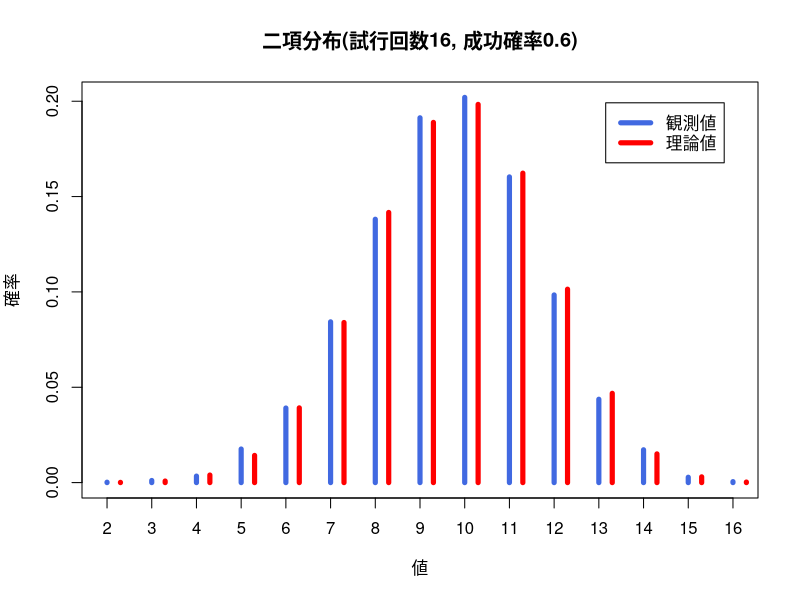
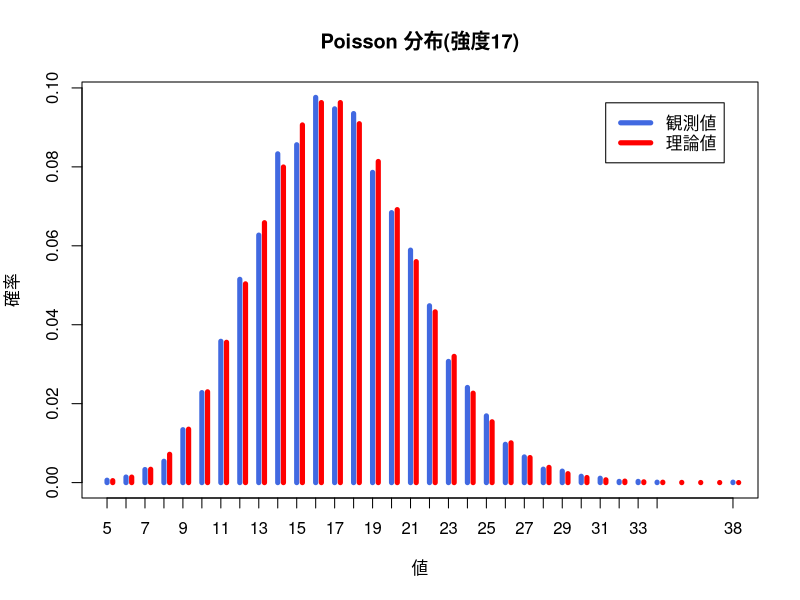
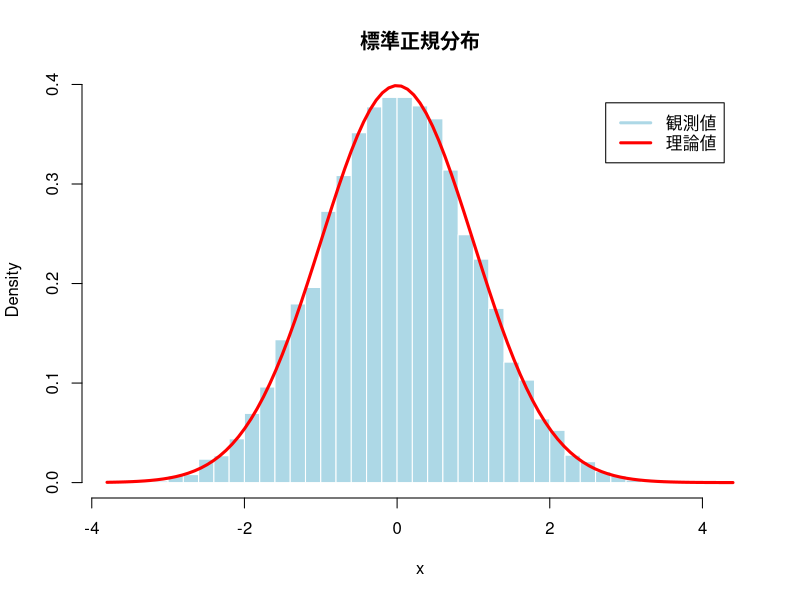
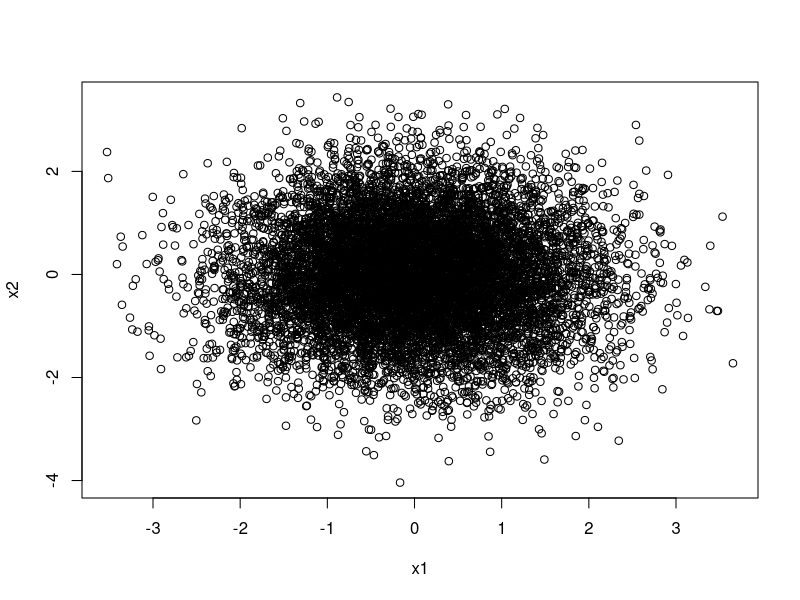
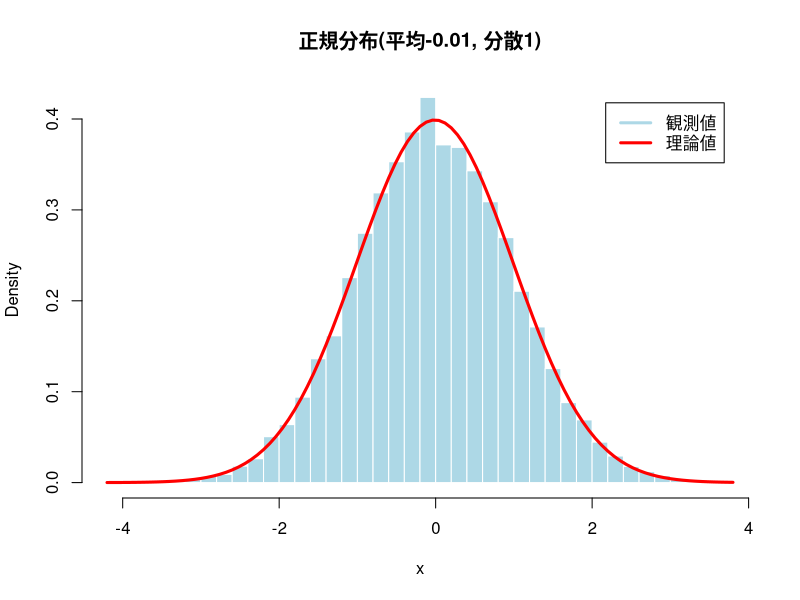
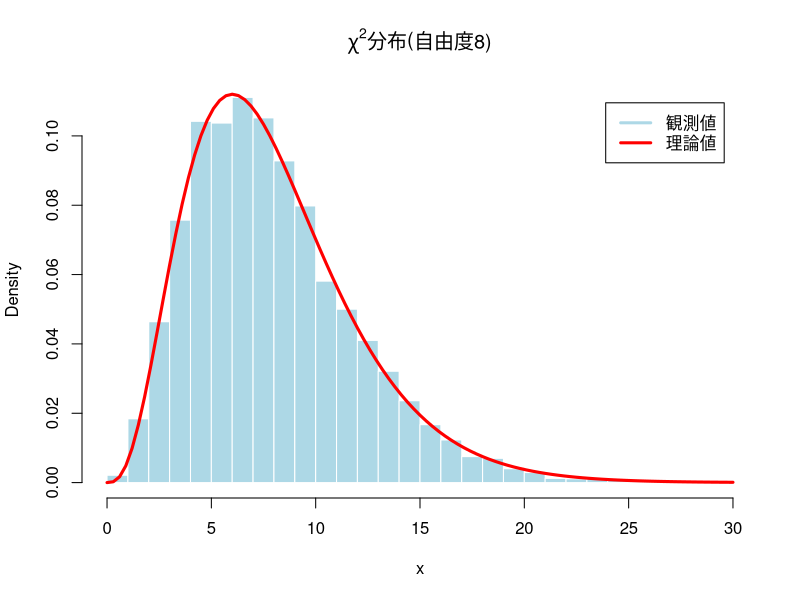
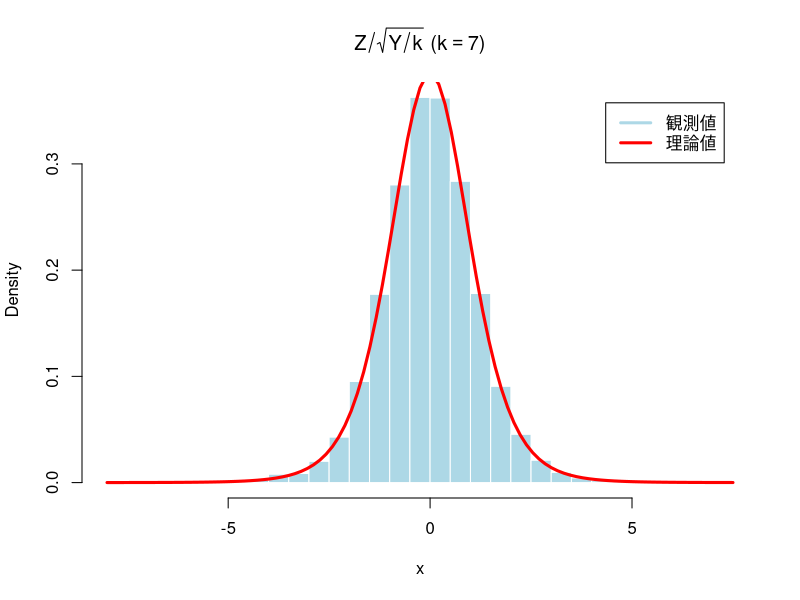
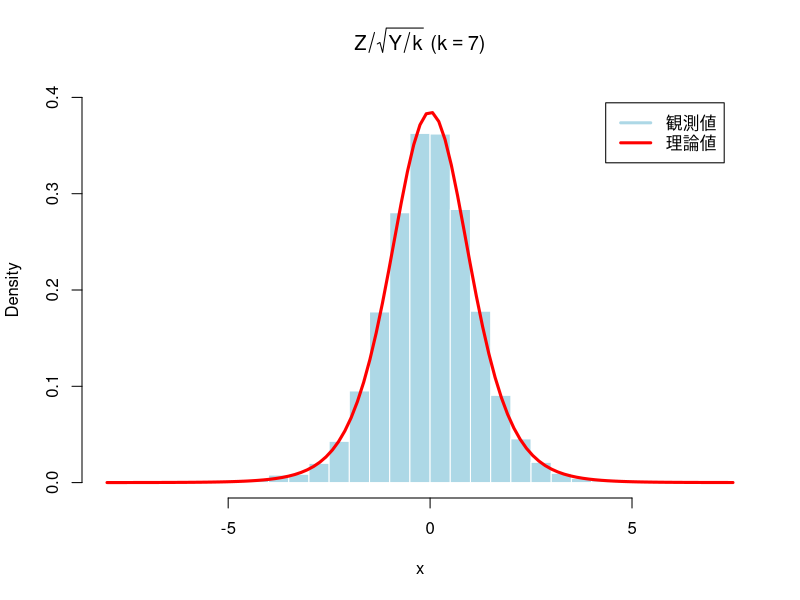

Write R code to recreate these figures, in order.
### 第8講 練習問題解答例

### 離散一様分布で用いた例

a <- 1:6 # サンプリング対象の集合をベクトルとして定義
sample(a, size=20, replace=TRUE) # 離散一様分布(20個)

### 二項分布で用いた例

rbinom(10, size=1, prob=0.2) # Bernoulli分布(10個)
rbinom(20, size=5, prob=0.6) # 二項分布(20個)

### 練習問題 二項分布
mc <- 10000 # 実験回数を指定
n <- 16 
p <- 0.6
my_random <- function(){ # Bernolli分布をm個生成して合計
  sum(rbinom(n, size=1, prob=p))}
my_data <- replicate(mc, my_random())
my_table <- table(my_data)/mc # 出現確率ごとの表(度数分布表)を作成
if(Sys.info()["sysname"]=="Darwin"){par(family="HiraginoSans-W4")}
plot(my_table, type="h", lwd=5, col="royalblue",
     xlab="値", ylab="確率",
     main=paste0("二項分布(試行回数", n, ", 成功確率", p, ")"))
my_range <- min(my_data):max(my_data) # 範囲を取得
lines(my_range + 0.3, dbinom(my_range, size=n, prob=p),
      type="h", col="red", lwd=5) # 理論上の出現確率
legend("topright", inset=0.05, legend=c("観測値", "理論値"), 
       col=c("royalblue", "red"), lwd=5) # 凡例を作成

### Poisson 分布で用いた例

rpois(15, lambda=1) # 強度1の Poisson 分布(15個)
rpois(15, lambda=10) # 強度10の Poisson 分布(15個)

### 練習問題 Poisson 分布
mc <- 10000 
lambda1 <- 5
lambda2 <- 12
my_random <- function(){ # 2つの Poisson 分布の和
  rpois(1, lambda=lambda1)+rpois(1, lambda=lambda2)}
my_data <- replicate(mc, my_random())
my_table <- table(my_data)/mc 
if(Sys.info()["sysname"]=="Darwin"){par(family="HiraginoSans-W4")}
plot(my_table, type="h", lwd=5, col="royalblue",
     xlab="値", ylab="確率",
     main=paste0("Poisson 分布(強度", lambda1+lambda2, ")"))
my_range <- min(my_data):max(my_data) 
lines(my_range + 0.3,
      dpois(my_range, lambda=lambda1+lambda2), 
      type="h", col="red", lwd=5) # 理論上の出現確率
legend("topright", inset=0.05, legend=c("観測値", "理論値"), 
       col=c("royalblue", "red"), lwd=5)

### 幾何分布で用いた例

rgeom(15, prob=0.1) # 成功確率0.1の幾何分布(15個)

### 一様分布で用いた例

runif(8) # 区間(0,1)上の一様乱数(8個)
runif(8,min=-1,max=1) # 区間(-1,1)上の一様乱数(8個)

### 正規分布で用いた例

rnorm(8) # 標準正規乱数(8個)
rnorm(8,mean=1,sd=2) # 平均1分散4=2^2の正規乱数

### 練習問題 正規分布
mc <- 10000 # 実験回数を指定
my_random <- function(){ # 一方の分布を確認する
  u1 <- runif(1)
  u2 <- runif(1)
  return(sqrt(-2*log(u1))*cos(2*pi*u2))}
my_data <- replicate(mc, my_random()) # Monte-Carlo実験
if(Sys.info()["sysname"]=="Darwin"){par(family="HiraginoSans-W4")}
hist(my_data, freq=FALSE, breaks=40,
     col="lightblue", border="white", 
     xlab="x", main=paste0("標準正規分布")) # ヒストグラム(密度表示)
curve(dnorm(x, mean=0, sd=1), add=TRUE, 
      col="red", lwd=3) # 理論上の確率密度関数
legend("topright", inset=0.05, legend=c("観測値", "理論値"), 
       col=c("lightblue", "red"), lwd=3) # 凡例を作成
## Box-Muller法で作られる2つの確率変数の関係を調べる
boxmuller <- function(){
  u1 <- runif(1)
  u2 <- runif(1)
  x1 <- sqrt(-2*log(u1))*cos(2*pi*u2)
  x2 <- sqrt(-2*log(u1))*sin(2*pi*u2)
  return(c(x1,x2))
}
x <- replicate(mc, boxmuller()) # 2行xmc列の行列が得られる
if(Sys.info()["sysname"]=="Darwin"){par(family="HiraginoSans-W4")}
plot(x[1,],x[2,],xlab="x1",ylab="x2") # 散布図を描く
## 以下では同じ分布なのでx1,x2はまとめて計算
mu <- round(mean(x),2)
sigma <- round(sd(x),2)
hist(x, freq=FALSE, breaks=40, col="lightblue", border="white",
     main=paste0("正規分布(平均", mu, ", 分散", sigma^2, ")")) # ヒストグラム(密度表示)
curve(dnorm(x, mean=mu, sd=sigma), add=TRUE, 
      col="red", lwd=3) # 理論上の確率密度関数
legend("topright", inset=0.05, legend=c("観測値", "理論値"), 
       col=c("lightblue", "red"), lwd=3) # 凡例を作成

### ガンマ分布で用いた例

rgamma(8, shape=3, rate=1) # ガンマ分布(8個)
rgamma(8, shape=1, rate=3) # 異なるパラメタのガンマ分布(8個)

rexp(8) # レート1の指数分布(8個)
rexp(8, rate=0.5) # レート0.5の指数分布(8個)

rchisq(8, df=1) # 自由度1のカイ二乗分布(8個)
rchisq(8, df=4) # 自由度4のカイ二乗分布(8個)

### 練習問題 カイ二乗分布
mc <- 10000 # 実験回数を指定
k <- 8 # 自由度を設定
my_random <- function(){ 
  sum(rnorm(k)^2)} # k個の標準正規乱数の二乗和
my_data <- replicate(mc, my_random()) # Monte-Carlo実験
if(Sys.info()["sysname"]=="Darwin"){par(family="HiraginoSans-W4")}
hist(my_data, freq=FALSE, breaks=25,
     col="lightblue", border="white", 
     xlab="x", main=bquote(paste(chi^2,"分布(自由度",.(k),")"))) 
curve(dchisq(x, k), # 理論曲線(確率密度)
      add=TRUE, col="red", lwd=3) 
legend("topright", inset=0.05, legend=c("観測値", "理論値"), 
       col=c("lightblue", "red"), lwd=3)

### t 分布で用いた例

rt(8, df=1) # 自由度1のt分布(8個)
rt(8, df=4) # 自由度4のt分布(8個)

### 練習問題 t分布
mc <- 10000 # 実験回数を指定
k <- 7
my_random <- function(){ 
  y <- rchisq(1, df=k) # 自由度kのカイ2乗分布
  ## y <- sum(rnorm(k)^2) # 正規乱数を用いてもよい
  z <- rnorm(1) # 標準正規乱数
  return(z/sqrt(y/k))}
my_data <- replicate(mc, my_random()) # Monte-Carlo実験
if(Sys.info()["sysname"]=="Darwin"){par(family="HiraginoSans-W4")}
hist(my_data, freq=FALSE, breaks=40,
     col="lightblue", border="white",  
     xlab="x", main=bquote(paste(Z/sqrt(Y/k)," (",k==.(k),")")))
curve(dt(x, df=k), # 確率密度関数(理論)
      add=TRUE, col="red", lwd=3) 
legend("topright", inset=0.05, legend=c("観測値", "理論値"), 
       col=c("lightblue", "red"), lwd=3)
## グラフの上下が切れてしまう場合は ylim で表示を調整することができる
hist(my_data, freq=FALSE, breaks=40,
     col="lightblue", border="white",
     ylim=c(0,0.4), # 自動調整ではなく0.4まで表示する
     xlab="x", main=bquote(paste(Z/sqrt(Y/k)," (",k==.(k),")")))
curve(dt(x, df=k), # 確率密度関数(理論)
      add=TRUE, col="red", lwd=3) 
legend("topright", inset=0.05, legend=c("観測値", "理論値"), 
       col=c("lightblue", "red"), lwd=3)

### F 分布で用いた例

rf(10, df1=4, df2=7) # 自由度4,7のF分布(10個)
rf(10, df1=7, df2=12) # 自由度7,12のF分布(10個)

### 練習問題 F分布
mc <- 10000 # 実験回数を指定
k1 <- 20
k2 <- 10
my_random <- function(){ 
  y1 <- rchisq(1, df=k1) # 自由度20のカイ二乗分布
  y2 <- rchisq(1, df=k2) # 自由度10のカイ二乗分布
  ## y1 <- sum(rnorm(k1)^2) # 正規乱数を用いてもよい
  ## y2 <- sum(rnorm(k2)^2) 
  return((y1/k1)/(y2/k2))}
my_data <- replicate(mc, my_random()) # Monte-Carlo実験
if(Sys.info()["sysname"]=="Darwin"){par(family="HiraginoSans-W4")}
hist(my_data, freq=FALSE, breaks=40,
     col="lightblue", border="white",
     xlab="x",
     main=bquote(paste(frac(Y[1]/k[1],Y[2]/k[2]),
                       " (",k[1]==.(k1),
                       ", ",k[2]==.(k2),")"))) 
curve(df(x, df1=k1, df2=k2), # 確率密度関数(理論)
      add=TRUE, col="red", lwd=3) 
legend("topright", inset=0.05, legend=c("観測値", "理論値"), 
       col=c("lightblue", "red"), lwd=3) 
## グラフの一部に着目したい場合は xlim/ylim で表示を調整することができる
hist(my_data, freq=FALSE, 
     col="lightblue", border="white",
     breaks=80, # ビンの数を多めに指定する
     xlim=c(0,6), ylim=c(0,0.8), # 表示領域を指定する
     xlab="x",
     main=bquote(paste(frac(Y[1]/k[1],Y[2]/k[2]),
                       " (",k[1]==.(k1),
                       ", ",k[2]==.(k2),")"))) 
curve(df(x, df1=k1, df2=k2), # 確率密度関数(理論)
      add=TRUE, col="red", lwd=3) 
legend("topright", inset=0.05, legend=c("観測値", "理論値"), 
       col=c("lightblue", "red"), lwd=3)
